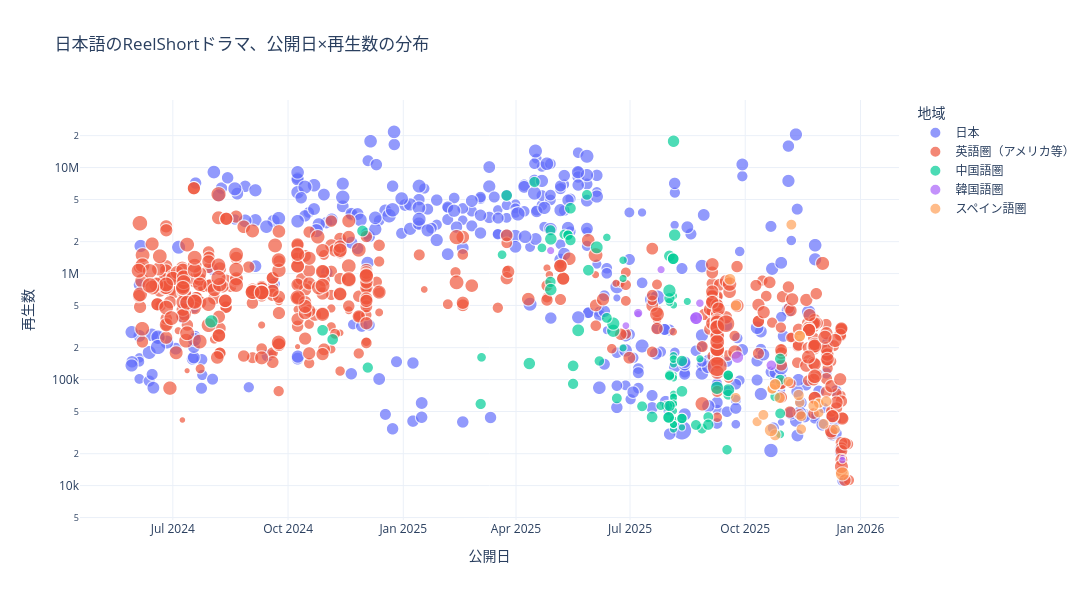

Write notebook code for a chart like this one.
### Markdown cell above
## 3. 再生数分析

### 対象データ
**日本語版ReelShort 全1,026作品**

再生数の分布、トップ作品などを分析します。

### Code cell
#  再生数 vs 公開日 の散布図（Plotly）

df_plot = df[df['release_date'].notna()].copy()

fig = px.scatter(
    df_plot,
    x='release_date',
    y='read_count',
    color='region',
    size='chapter_count',
    size_max=20,
    hover_name='title',
    hover_data={
        'read_count': ':,',
        'collect_count': ':,',
        'category': True,
        'chapter_count': True
    },
    title='日本語のReelShortドラマ、公開日×再生数の分布',
    log_y=True,
    labels={
        'read_count': '再生数',
        'release_date': '公開日',
        'region': '地域',
        'collect_count': 'いいね数',
        'category': 'カテゴリ',
        'chapter_count': 'EP数'
    }
)

fig.update_layout(
    height=600,width=1200,
    hovermode='closest',
    template='plotly_white'
)

fig.show()

### Figure 1 — Plotly figure (JSON) as saved in the notebook; plotly's stock layout.template omitted (floating-point values rounded to 4 significant figures; data arrays with more than 128 entries replaced by an {"elided": "..."} marker saying what was removed)
{"data": [{"customdata": {"elided": "369x3 mixed values"}, "hovertemplate": "<b>%{hovertext}</b><br><br>地域=日本<br>公開日=%{x}<br>再生数=%{y:,}<br>EP数=%{customdata[2]}<br>いいね数=%{customdata[0]:,}<br>カテゴリ=%{customdata[1]}<extra></extra>", "hovertext": {"elided": "369 str values"}, "legendgroup": "日本", "marker": {"color": "#636efa", "size": {"elided": "369 int values"}, "sizemode": "area", "sizeref": 0.45, "symbol": "circle"}, "mode": "markers", "name": "日本", "showlegend": true, "type": "scattergl", "x": {"elided": "369 str values"}, "xaxis": "x", "y": {"elided": "369 int values"}, "yaxis": "y"}, {"customdata": {"elided": "518x3 mixed values"}, "hovertemplate": "<b>%{hovertext}</b><br><br>地域=英語圏（アメリカ等）<br>公開日=%{x}<br>再生数=%{y:,}<br>EP数=%{customdata[2]}<br>いいね数=%{customdata[0]:,}<br>カテゴリ=%{customdata[1]}<extra></extra>", "hovertext": {"elided": "518 str values"}, "legendgroup": "英語圏（アメリカ等）", "marker": {"color": "#EF553B", "size": {"elided": "518 int values"}, "sizemode": "area", "sizeref": 0.45, "symbol": "circle"}, "mode": "markers", "name": "英語圏（アメリカ等）", "showlegend": true, "type": "scattergl", "x": {"elided": "518 str values"}, "xaxis": "x", "y": {"elided": "518 int values"}, "yaxis": "y"}, {"customdata": {"elided": "97x3 mixed values"}, "hovertemplate": "<b>%{hovertext}</b><br><br>地域=中国語圏<br>公開日=%{x}<br>再生数=%{y:,}<br>EP数=%{customdata[2]}<br>いいね数=%{customdata[0]:,}<br>カテゴリ=%{customdata[1]}<extra></extra>", "hovertext": ["W・キング", "じゃない方のワタシ", "マリア先生の復讐カウンセリング", "陰キャなアイツが義理の兄！？", "禁忌", "不倫パパラッチ", "一夜に国民的不倫女", "恋も料理も時短で", "不倫パパラッチ", "一夜に国民的不倫女", "恋も料理も時短で", "POST MONEY", "シークレット・フィットネス", "義母アレルギ", "侵略者は家族のふりをする", "雪之丞さんにはさからえない", "お黄泉に行けないお嫁さん", "私、ブラック企業の社長に", "君を王子にするまであと30日", "沼堕ち", "サンパチ探偵", "フレンド！ニュー！地獄！", "ストーカーを死にたくなるくらい溺愛してみた", "イケメン担任vsイケメンクラスメイト〜私の心は大渋滞！？〜", "インターン生はご令嬢", "今晒してます", "ガチャライフ", "魚の棲めない水", "女社長と電撃結婚", "チキンゲーム", "最期の授業", "私 暴君の婚約者になります", "世界で一番 せつないキス", "恋を呼ぶ魔法の酒場", "女ボス、男子校へ行く", "私のパートナーは悪魔", "サマーインディゴ", "触れ合う運命〜初恋の息子と禁断の恋〜", "サレ妻の怒涛復讐", "私を壊したすべてのXたちへ", "元夫を見返すダイエット：私、XXL妻から大変身！", "令嬢の帰還", "いじめられっ子は社長夫人？", "逃げた花婿は大富豪", "失われた記憶と裏切りの中で〜愛と運命のリベンジ", "まさかお父さんが大富豪？", "悪い男の恋愛法則", "君だけに悪いことを", "デッドレコード", "カウントダウン黒会社爆発", "契りの鎖 愛がほどいた", "裏切られた令嬢の復讐計画", "マフィアの花嫁", "令嬢の帰還 ～御曹司が私の盾になる～", "契約結婚からはじまる溺愛", "愛と血", "捨てられた私が叔父と結婚した件", "私の甘えん坊大富豪", "恋した相手は、塩対応ドクター", "見えない母の愛", "私の甘えん坊大富豪", "恋した相手は、塩対応ドクター", "見えない母の愛", "マフィア様と恋の取り引き", "裏切られた母は神の継承者", "戦地の再会 ― 忘れられない初恋は王太子だった―", "一匹狼のアルファに求められて", "冷酷マフィアと拾われた私", "スーパーママを侮るな！", "目覚めよ、私の初恋", "ビースト育成計画", "白い痕", "40歳、もう一度恋をしてもいいですか？", "危険な上司に溺れて", "ハードブレイカー法律事務所", "がんじがらめの1年", "離婚後、人生はもっと輝いた", "女が起こした戦争", "契約恋愛", "離婚して私と遊ばない？", "大統領の息子の落とし方", "離婚後、私は輝く", "大統領の息子の落とし方", "離婚後、私は輝く", "幽霊も洗濯できますか？", "闇に隠した恋", "大富豪の社長との夕暮れの恋", "偽りの令嬢と真実のキス", "サイドライン～忘れられない恋～", "妊娠、それは運命の悪戯？", "妊娠からはじまる溺愛婚", "恋のスピード違反", "労働者父が大富豪？！", "仮面モデルは冷酷社長でした", "奥様は名探偵！", "マフィアボスは私の愛人", "[吹き替え] 恋のスピード違反"], "legendgroup": "中国語圏", "marker": {"color": "#00cc96", "size": [42, 30, 30, 30, 30, 30, 30, 30, 30, 30, 30, 30, 30, 30, 30, 30, 30, 30, 30, 30, 30, 30, 30, 30, 31, 32, 32, 32, 33, 37, 43, 50, 54, 55, 57, 57, 60, 60, 60, 63, 63, 64, 64, 77, 78, 79, 80, 80, 24, 32, 40, 42, 46, 50, 50, 50, 50, 51, 52, 52, 51, 52, 52, 53, 53, 54, 54, 55, 55, 56, 56, 56, 58, 58, 58, 59, 60, 60, 60, 61, 61, 61, 61, 61, 62, 62, 62, 63, 64, 69, 70, 71, 72, 75, 75, 80, 71], "sizemode": "area", "sizeref": 0.45, "symbol": "circle"}, "mode": "markers", "name": "中国語圏", "showlegend": true, "type": "scattergl", "x": ["2025-03-04T10:47:50.000000000", "2025-06-25T10:51:04.000000000", "2025-06-25T10:53:46.000000000", "2025-08-04T16:36:21.000000000", "2025-08-04T16:40:41.000000000", "2025-08-04T17:25:04.000000000", "2025-08-04T17:28:43.000000000", "2025-08-04T17:32:55.000000000", "2025-08-04T17:25:04.000000000", "2025-08-04T17:28:43.000000000", "2025-08-04T17:32:55.000000000", "2025-08-04T17:36:14.000000000", "2025-08-04T17:39:28.000000000", "2025-08-04T17:44:45.000000000", "2025-08-04T17:46:25.000000000", "2025-08-04T17:47:42.000000000", "2025-08-04T17:48:39.000000000", "2025-08-04T17:49:30.000000000", "2025-08-04T17:50:28.000000000", "2025-08-04T17:51:32.000000000", "2025-08-04T17:52:33.000000000", "2025-08-04T17:53:54.000000000", "2025-08-15T17:45:30.000000000", "2025-08-25T19:13:05.000000000", "2025-08-04T17:43:14.000000000", "2025-06-25T10:52:43.000000000", "2025-08-04T16:46:33.000000000", "2025-08-04T17:37:57.000000000", "2025-08-01T11:06:38.000000000", "2025-10-28T20:49:40.000000000", "2025-03-20T20:34:10.000000000", "2025-08-01T13:12:31.000000000", "2025-10-28T20:57:10.000000000", "2025-10-28T20:57:42.000000000", "2024-12-03T15:46:14.000000000", "2025-10-28T20:56:35.000000000", "2025-03-03T18:58:56.000000000", "2025-07-30T11:47:25.000000000", "2025-08-01T11:04:44.000000000", "2024-10-28T13:00:38.000000000", "2025-05-28T18:03:31.000000000", "2024-11-29T10:56:12.000000000", "2025-08-01T11:05:20.000000000", "2025-06-04T11:38:39.000000000", "2024-07-31T18:24:20.000000000", "2025-08-01T11:06:03.000000000", "2025-06-17T15:10:29.000000000", "2025-06-17T15:13:05.000000000", "2025-08-11T11:05:56.000000000", "2025-06-12T12:11:03.000000000", "2025-07-25T11:35:30.000000000", "2025-04-21T16:17:09.000000000", "2025-08-01T15:08:58.000000000", "2025-05-09T11:42:54.000000000", "2025-06-06T12:31:41.000000000", "2025-09-16T11:21:37.000000000", "2025-10-24T19:57:54.000000000", "2025-09-17T11:00:19.000000000", "2025-05-12T11:39:13.000000000", "2025-08-11T11:09:32.000000000", "2025-09-17T11:00:19.000000000", "2025-05-12T11:39:13.000000000", "2025-08-11T11:09:32.000000000", "2025-06-12T11:33:28.000000000", "2025-08-27T10:14:48.000000000", "2025-04-28T11:56:22.000000000", "2025-07-10T15:18:59.000000000", "2025-05-27T15:02:56.000000000", "2025-09-17T11:00:47.000000000", "2025-06-20T12:05:13.000000000", "2025-08-22T15:06:19.000000000", "2025-09-01T11:16:24.000000000", "2025-04-28T11:58:09.000000000", "2025-05-14T11:01:01.000000000", "2025-05-16T13:16:43.000000000", "2025-08-01T15:08:03.000000000", "2025-04-15T17:35:39.000000000", "2025-08-11T11:07:39.000000000", "2025-09-01T11:17:02.000000000", "2024-11-05T14:28:01.000000000", "2025-07-31T19:24:58.000000000", "2025-08-04T11:32:38.000000000", "2025-07-31T19:24:58.000000000", "2025-08-04T11:32:38.000000000", "2025-05-16T13:17:24.000000000", "2025-07-18T15:26:27.000000000", "2025-08-11T11:08:13.000000000", "2025-05-14T11:00:31.000000000", "2025-03-24T11:40:29.000000000", "2025-04-11T15:17:00.000000000", "2025-04-28T17:58:16.000000000", "2025-04-28T18:44:49.000000000", "2025-08-04T17:56:36.000000000", "2025-05-20T15:24:17.000000000", "2025-09-17T10:58:24.000000000", "2025-09-08T11:03:55.000000000", "2025-08-05T15:38:49.000000000"], "xaxis": "x", "y": [162144, 199093, 899560, 34188, 41621, 58726, 70329, 37778, 58764, 70345, 37803, 60252, 67166, 109653, 103638, 50719, 63800, 140344, 72847, 616124, 68262, 59108, 546075, 157194, 505205, 1336327, 167384, 155970, 537154, 30465, 1506201, 110993, 99642, 47924, 129801, 156959, 58891, 56377, 586474, 291784, 1076577, 2520330, 1466959, 1767573, 354441, 690551, 288586, 337436, 35449, 2193625, 56528, 1747042, 108547, 2339118, 149874, 21803, 69263, 109255, 2301861, 42951, 109926, 2302008, 42966, 382138, 34548, 2568468, 55969, 5529633, 71941, 66602, 37320, 44276, 834523, 2066825, 91172, 56492, 7303448, 150005, 37489, 239239, 43932, 1379226, 43973, 1380072, 134714, 44392, 77497, 4133021, 5452765, 141776, 705517, 2121174, 17702299, 291636, 79363, 83644, 2307642], "yaxis": "y"}, {"customdata": [[595, "その他", 18], [673, "その他", 26], [1579, "その他", 50], [2959, "韓国語圏", 28], [3472, "韓国語圏", 29], [22039, "韓国語圏", 30], [4457, "その他", 30], [19612, "韓国語圏", 31], [3884, "韓国語圏", 33], [3044, "韓国語圏", 39], [1593, "韓国語圏", 70], [1933, "韓国語圏", 76], [1934, "韓国語圏", 76]], "hovertemplate": "<b>%{hovertext}</b><br><br>地域=韓国語圏<br>公開日=%{x}<br>再生数=%{y:,}<br>EP数=%{customdata[2]}<br>いいね数=%{customdata[0]:,}<br>カテゴリ=%{customdata[1]}<extra></extra>", "hovertext": ["2:22 魔女の刻", "チンヒラても世界を救える", "どん底人生がコインで大逆転", "運命の再選択～幼なじみの叔父にプロポーズ～", "家族の裏切りと復讐～クズ一家への仕返し～", "蔓、天へと伸びる", "愛と執着の死に戻り", "元夫に捧げた7年、裏切られた私は正体を明かす", "偽りの結婚 華麗なる逆襲", "婚約者が弟の子を妊娠したので 他の女性と結婚した", "田舎娘の逆襲：私は太子妃になる！", "逆襲の婿入り", "逆襲の婿入り"], "legendgroup": "韓国語圏", "marker": {"color": "#ab63fa", "size": [18, 26, 50, 28, 29, 30, 30, 31, 33, 39, 70, 76, 76], "sizemode": "area", "sizeref": 0.45, "symbol": "circle"}, "mode": "markers", "name": "韓国語圏", "showlegend": true, "type": "scattergl", "x": ["2025-12-17T12:28:21.000000000", "2025-12-17T12:27:17.000000000", "2025-10-21T19:14:01.000000000", "2025-06-27T17:36:34.000000000", "2025-07-07T11:29:37.000000000", "2025-07-25T19:28:47.000000000", "2025-08-20T19:30:18.000000000", "2025-04-28T15:47:00.000000000", "2025-08-25T18:34:41.000000000", "2025-07-07T11:28:17.000000000", "2025-09-24T17:40:37.000000000", "2025-08-22T18:28:37.000000000", "2025-08-22T18:28:37.000000000"], "xaxis": "x", "y": [18411, 17401, 136557, 322932, 413403, 1088898, 383327, 1647202, 526104, 424392, 162752, 379621, 380038], "yaxis": "y"}, {"customdata": [[322, "スペイン語圏", 0], [533, "スペイン語圏", 46], [957, "スペイン語圏", 50], [623, "スペイン語圏", 50], [473, "スペイン語圏", 50], [615, "スペイン語圏", 50], [691, "スペイン語圏", 50], [799, "スペイン語圏", 51], [729, "スペイン語圏", 51], [799, "スペイン語圏", 51], [733, "スペイン語圏", 51], [817, "スペイン語圏", 52], [523, "スペイン語圏", 53], [495, "スペイン語圏", 53], [41940, "スペイン語圏", 55], [482, "スペイン語圏", 55], [4389, "スペイン語圏", 60], [668, "スペイン語圏", 60], [1033, "スペイン語圏", 60], [591, "スペイン語圏", 60], [713, "スペイン語圏", 60], [766, "スペイン語圏", 61], [7175, "スペイン語圏", 61], [766, "スペイン語圏", 61], [7175, "スペイン語圏", 61], [502, "スペイン語圏", 62], [7696, "スペイン語圏", 64], [460, "スペイン語圏", 81], [393, "スペイン語圏", 89]], "hovertemplate": "<b>%{hovertext}</b><br><br>地域=スペイン語圏<br>公開日=%{x}<br>再生数=%{y:,}<br>EP数=%{customdata[2]}<br>いいね数=%{customdata[0]:,}<br>カテゴリ=%{customdata[1]}<extra></extra>", "hovertext": ["仮面の姉", "禁断の香り、運命のアルファ", "あなたを忘れる方法", "社長は首輪がお好き", "ふたりの秘め事", "忘れえぬ人", "兄弟以上の何か", "暗闇の中で抱きしめて", "アートは愛そのもの", "暗闇の中で抱きしめて", "アートは愛そのもの", "コート越しの禁断愛", "私のボディガード氷山みたい", "マフィアボスの支配は恋のはじまり", "白石家", "愛しい将校は私の義父", "お団子屋さん始めました", "元妻はマフィアのお嬢様", "泥沼に咲いた、欲望の花", "遅すぎた愛：流産から15日後", "冷徹弁護士と危険な愛の契約", "天才の帰還", "愛娘とセレブ妻、そして硝煙の香り", "天才の帰還", "愛娘とセレブ妻、そして硝煙の香り", "今日から私がマフィアのボス？", "世界を支配しているのは、俺の父親だ", "吸血鬼とハンターの二人に求められて", "闇のリングと試される愛"], "legendgroup": "スペイン語圏", "marker": {"color": "#FFA15A", "size": [0, 46, 50, 50, 50, 50, 50, 51, 51, 51, 51, 52, 53, 53, 55, 55, 60, 60, 60, 60, 60, 61, 61, 61, 61, 62, 64, 81, 89], "sizemode": "area", "sizeref": 0.45, "symbol": "circle"}, "mode": "markers", "name": "スペイン語圏", "showlegend": true, "type": "scattergl", "x": ["2025-12-24T15:38:21.000000000", "2025-10-10T10:51:51.000000000", "2025-11-04T11:21:29.000000000", "2025-11-13T11:10:16.000000000", "2025-11-14T18:28:47.000000000", "2025-11-28T16:31:18.000000000", "2025-12-11T16:27:30.000000000", "2025-10-22T11:31:44.000000000", "2025-11-28T16:32:01.000000000", "2025-10-22T11:31:44.000000000", "2025-11-28T16:32:01.000000000", "2025-09-23T11:27:46.000000000", "2025-10-15T11:24:46.000000000", "2025-12-02T15:01:07.000000000", "2025-11-06T19:10:28.000000000", "2025-11-14T18:29:23.000000000", "2025-09-23T15:12:05.000000000", "2025-10-28T11:57:28.000000000", "2025-11-12T14:47:40.000000000", "2025-11-24T11:41:49.000000000", "2025-12-04T15:39:21.000000000", "2025-10-24T19:56:39.000000000", "2025-11-13T11:24:09.000000000", "2025-10-24T19:56:39.000000000", "2025-11-13T11:24:09.000000000", "2025-10-24T19:55:50.000000000", "2025-09-18T19:38:34.000000000", "2025-10-21T12:00:20.000000000", "2025-12-17T12:23:09.000000000"], "xaxis": "x", "y": [7979, 40079, 95775, 60949, 34105, 48816, 34015, 81533, 59373, 81975, 60004, 67467, 46431, 38203, 2894286, 45151, 499430, 67371, 71526, 56625, 62273, 90033, 257345, 90090, 257411, 30034, 883802, 33363, 12901], "yaxis": "y"}], "layout": {"height": 600, "hovermode": "closest", "legend": {"itemsizing": "constant", "title": {"text": "地域"}, "tracegroupgap": 0}, "title": {"text": "日本語のReelShortドラマ、公開日×再生数の分布"}, "width": 1200, "xaxis": {"anchor": "y", "domain": [0, 1], "title": {"text": "公開日"}}, "yaxis": {"anchor": "x", "domain": [0, 1], "title": {"text": "再生数"}, "type": "log"}}}
